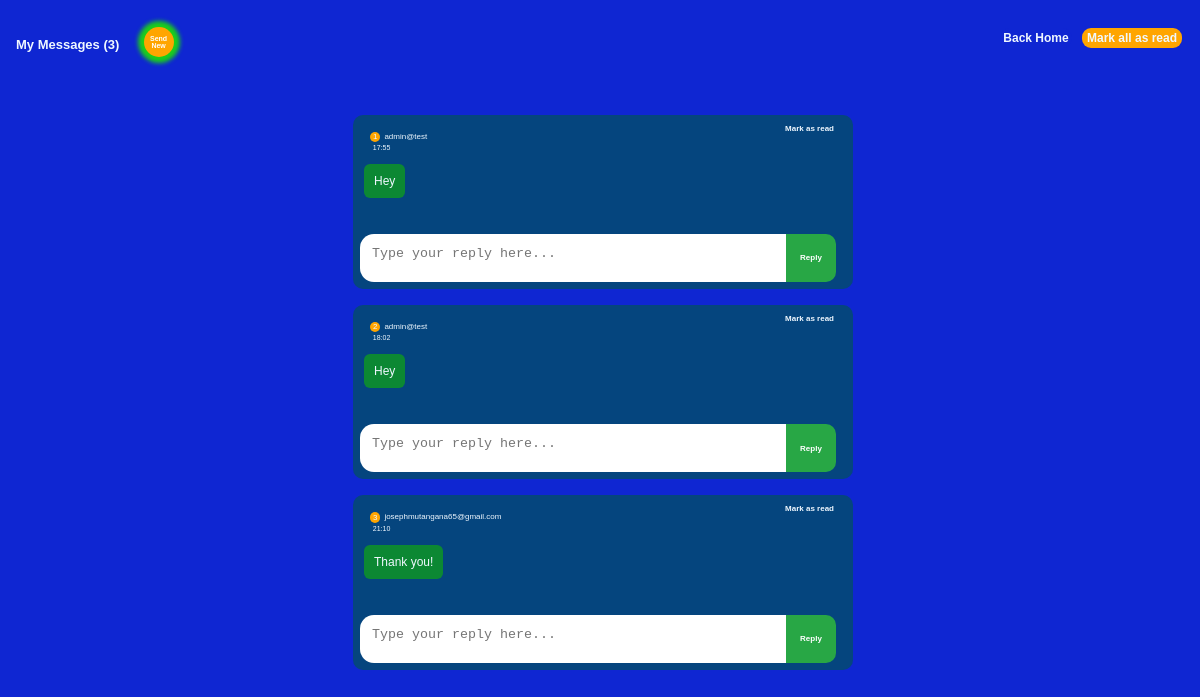
The app's page /inbox (signed in), older data.
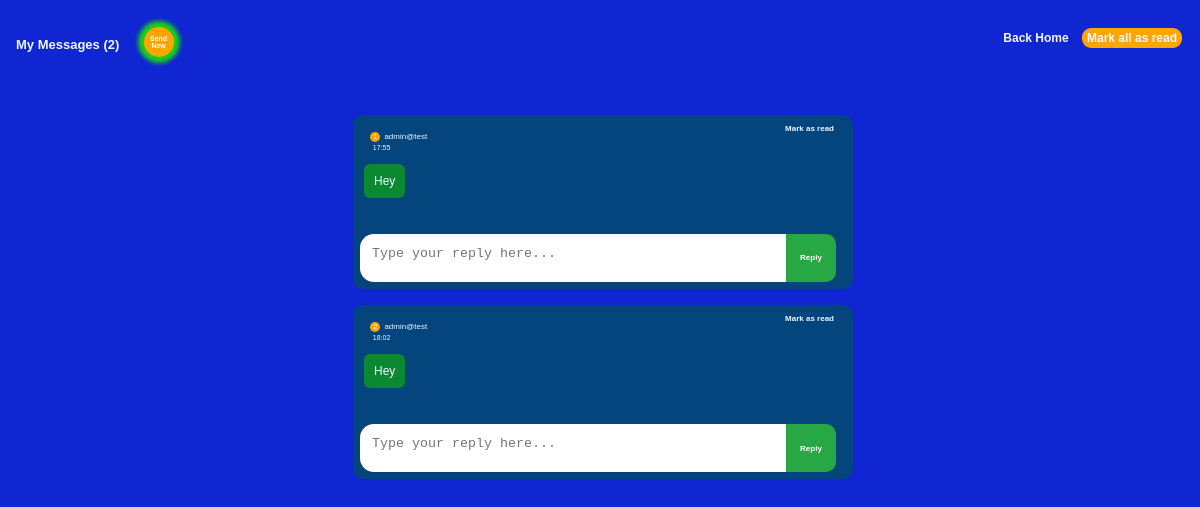
The same page, newer data.
### tables this page shows
CREATE TABLE message(
         id integer primary key autoincrement,
         sender_email not null,
         receiver_email not null,
         content text not null,
         is_read integer not null default 0,
         sent_date timestamp not null,
         sent_at timestamp not null
         
    );

### app.py (the view)
@app.route("/inbox/")
@app.route("/inbox")
def inbox():
    if "user_id" in session:
        conn=get_database()
        cursor = conn.cursor()
        current_email = session.get('user_email')
        unreads = cursor.execute("select * from message where receiver_email=? and is_read = 0", (current_email,)).fetchall()
        conn.commit()
        unreadCount  = cursor.execute("select count(*) from message where receiver_email=? and is_read = 0", (current_email,)).fetchone()[0]
        return render_template("inbox.html", unreads=unreads, logged_in=True,unreadCount=unreadCount)
    return redirect(url_for("login"))

### app.py (called while the page is built)
def get_database():
    conn = sqlite3.connect("app.db")
    conn.row_factory = sqlite3.Row
    conn.execute("PRAGMA foreign_keys = ON;")
    return conn

### templates/inbox.html (shortened to what this page needs)
<!DOCTYPE html>
<html lang="en">
<head>
    <link rel="stylesheet" href="{{ url_for('static', filename='style.css')}}">
</head>
<body>
    {% if logged_in and unreads %}
    <section class="chatBox" id="chatBox">
        <div class="chaTitle">
            {% if unreadCount > 1 %}
            <h1>My Messages ({{unreadCount}}) </h1>
            {% else %}
            <h1>My Message ({{unreadCount}}) </h1>
            {% endif %}
            <div class="sendNew"><a href="{{url_for('new_message')}}">Send New</a></div>
            <div class="backHome"><a href="{{url_for('home')}}"><button>Back Home</button></a></div>
            {% if unreadCount > 1 %}
            <div class="markAll" ><a href="{{url_for('readAll')}}"><button>Mark all as read</button></a></div>
            {% endif %}
        </div>
        <div class="messageBox">
            {% for unread in unreads %}
            <div class="unread">
                <div class="sender">
                    <li id="letter"> {{loop.index}}</li>
                    <li>{{unread['sender_email']}}</li>
                    <form action="{{url_for('read')}}" method="post">
                        <div class="field">
                            <button>Mark as read</button>
                        </div>
                    </form>
                </div>
                <div class="detail">
                    <div class="receivedMessage">{{unread.content}} </div>
                    <div class="sentAt">{{unread.sent_at}} </div>
                </div>
                <div class="formReply">
                    <form action="{{url_for('reply')}}" method="post">
                        <textarea name="content" id="content" placeholder="Type your reply here..." cols="50" required></textarea>
                        <button>Reply</button>
                    </form>
                </div>
            </div>
            {% endfor %}
        </div>
    </section>
    {% endif %}
</body>
</html>

Row changes from the older to the newer data that the page shows:
removed message: sender_email "josephmutangana65@gmail.com", content "Thank you!", sent_at "21:10"
Text that changed along with them:
{{ unreadCount }}: "3" → "2"
